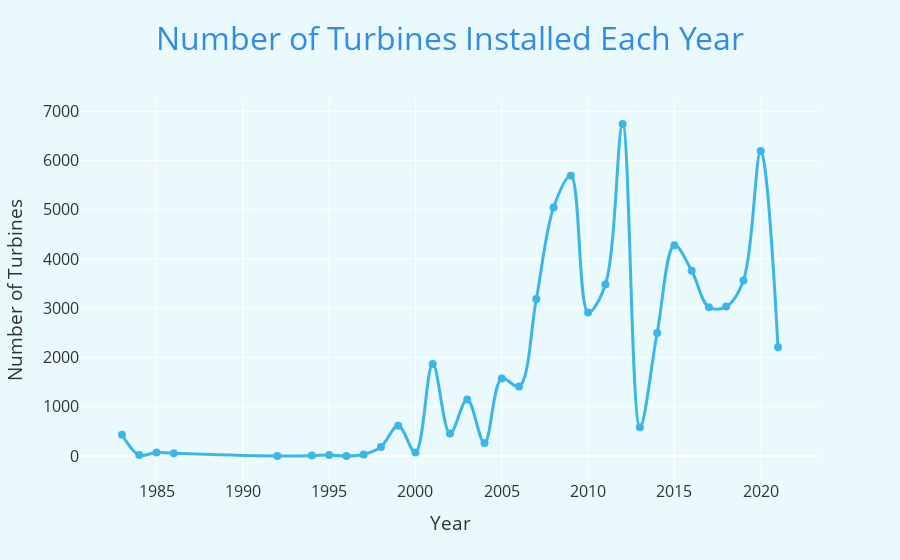
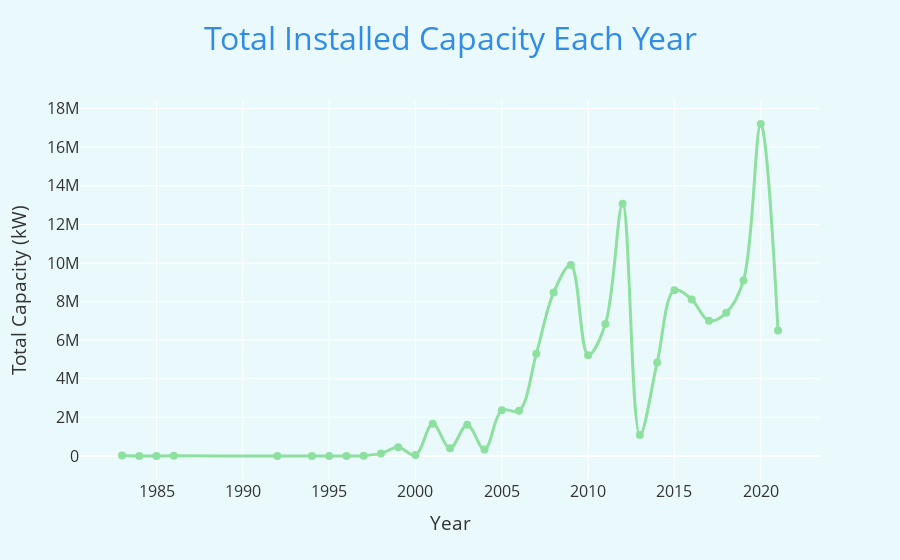

The notebook cell these images were saved under, in order:
### Code cell
import plotly.express as px

# Number of turbines installed per year
turbines_per_year = turbine.groupby('p_year').size().reset_index(name='Number of Turbines')
capacity_per_year = turbine.groupby('p_year')['t_cap'].sum().reset_index(name='Total Capacity (kW)')

# Dark sky blue for title
title_color = '#318CE7'

# Plot: Number of Turbines Installed Each Year
fig1 = px.line(
    turbines_per_year,
    x='p_year',
    y='Number of Turbines',
    title='Number of Turbines Installed Each Year',
    markers=True,
    line_shape='spline'
)
fig1.update_traces(line=dict(color='#3CB6E9', width=3), marker=dict(size=8, color='#3CB6E9'))
fig1.update_layout(
    plot_bgcolor='#eafafc',
    paper_bgcolor='#eafafc',
    title_x=0.5,
    font=dict(size=16, color='#333'),
    xaxis_title='Year',
    title_font=dict(size=32, color=title_color)  # Larger title size
)
fig1.show()

# Plot: Total Capacity Installed Each Year
fig2 = px.line(
    capacity_per_year,
    x='p_year',
    y='Total Capacity (kW)',
    title='Total Installed Capacity Each Year',
    markers=True,
    line_shape='spline'
)
fig2.update_traces(line=dict(color='#8DE09F', width=3), marker=dict(size=8, color='#8DE09F'))
fig2.update_layout(
    plot_bgcolor='#eafafc',
    paper_bgcolor='#eafafc',
    title_x=0.5,
    font=dict(size=16, color='#333'),
    xaxis_title='Year',
    title_font=dict(size=32, color=title_color)  # Larger title size
)
fig2.show()

### Figure 1 — Plotly figure (JSON) as saved in the notebook; plotly's stock layout.template omitted (floating-point values rounded to 4 significant figures)
{"data": [{"hovertemplate": "p_year=%{x}<br>Number of Turbines=%{y}<extra></extra>", "legendgroup": "", "line": {"color": "#3CB6E9", "dash": "solid", "shape": "spline", "width": 3}, "marker": {"color": "#3CB6E9", "size": 8, "symbol": "circle"}, "mode": "lines+markers", "name": "", "orientation": "v", "showlegend": false, "type": "scatter", "x": [1983.0, 1984.0, 1985.0, 1986.0, 1992.0, 1994.0, 1995.0, 1996.0, 1997.0, 1998.0, 1999.0, 2000.0, 2001.0, 2002.0, 2003.0, 2004.0, 2005.0, 2006.0, 2007.0, 2008.0, 2009.0, 2010.0, 2011.0, 2012.0, 2013.0, 2014.0, 2015.0, 2016.0, 2017.0, 2018.0, 2019.0, 2020.0, 2021.0], "xaxis": "x", "y": [432, 20, 73, 56, 2, 10, 21, 1, 32, 186, 616, 72, 1868, 458, 1150, 266, 1577, 1412, 3191, 5047, 5693, 2915, 3485, 6743, 585, 2498, 4280, 3762, 3020, 3035, 3566, 6197, 2209], "yaxis": "y"}], "layout": {"font": {"color": "#333", "size": 16}, "legend": {"tracegroupgap": 0}, "paper_bgcolor": "#eafafc", "plot_bgcolor": "#eafafc", "title": {"font": {"color": "#318CE7", "size": 32}, "text": "Number of Turbines Installed Each Year", "x": 0.5}, "xaxis": {"anchor": "y", "domain": [0, 1], "title": {"text": "Year"}}, "yaxis": {"anchor": "x", "domain": [0, 1], "title": {"text": "Number of Turbines"}}}}

### Figure 2 — Plotly figure (JSON) as saved in the notebook; plotly's stock layout.template omitted (floating-point values rounded to 4 significant figures)
{"data": [{"hovertemplate": "p_year=%{x}<br>Total Capacity (kW)=%{y}<extra></extra>", "legendgroup": "", "line": {"color": "#8DE09F", "dash": "solid", "shape": "spline", "width": 3}, "marker": {"color": "#8DE09F", "size": 8, "symbol": "circle"}, "mode": "lines+markers", "name": "", "orientation": "v", "showlegend": false, "type": "scatter", "x": [1983.0, 1984.0, 1985.0, 1986.0, 1992.0, 1994.0, 1995.0, 1996.0, 1997.0, 1998.0, 1999.0, 2000.0, 2001.0, 2002.0, 2003.0, 2004.0, 2005.0, 2006.0, 2007.0, 2008.0, 2009.0, 2010.0, 2011.0, 2012.0, 2013.0, 2014.0, 2015.0, 2016.0, 2017.0, 2018.0, 2019.0, 2020.0, 2021.0], "xaxis": "x", "y": [28080.0, 1300.0, 4745.0, 8480.0, 750.0, 4700.0, 4565.0, 600.0, 16060.0, 134600.0, 449400.0, 51160.0, 1666000.0, 403000.0, 1617000.0, 334600.0, 2368000.0, 2343000.0, 5295000.0, 8470000.0, 9899000.0, 5227000.0, 6834000.0, 13070000.0, 1089000.0, 4848000.0, 8590000.0, 8109000.0, 7010000.0, 7417000.0, 9096000.0, 17200000.0, 6502000.0], "yaxis": "y"}], "layout": {"font": {"color": "#333", "size": 16}, "legend": {"tracegroupgap": 0}, "paper_bgcolor": "#eafafc", "plot_bgcolor": "#eafafc", "title": {"font": {"color": "#318CE7", "size": 32}, "text": "Total Installed Capacity Each Year", "x": 0.5}, "xaxis": {"anchor": "y", "domain": [0, 1], "title": {"text": "Year"}}, "yaxis": {"anchor": "x", "domain": [0, 1], "title": {"text": "Total Capacity (kW)"}}}}
